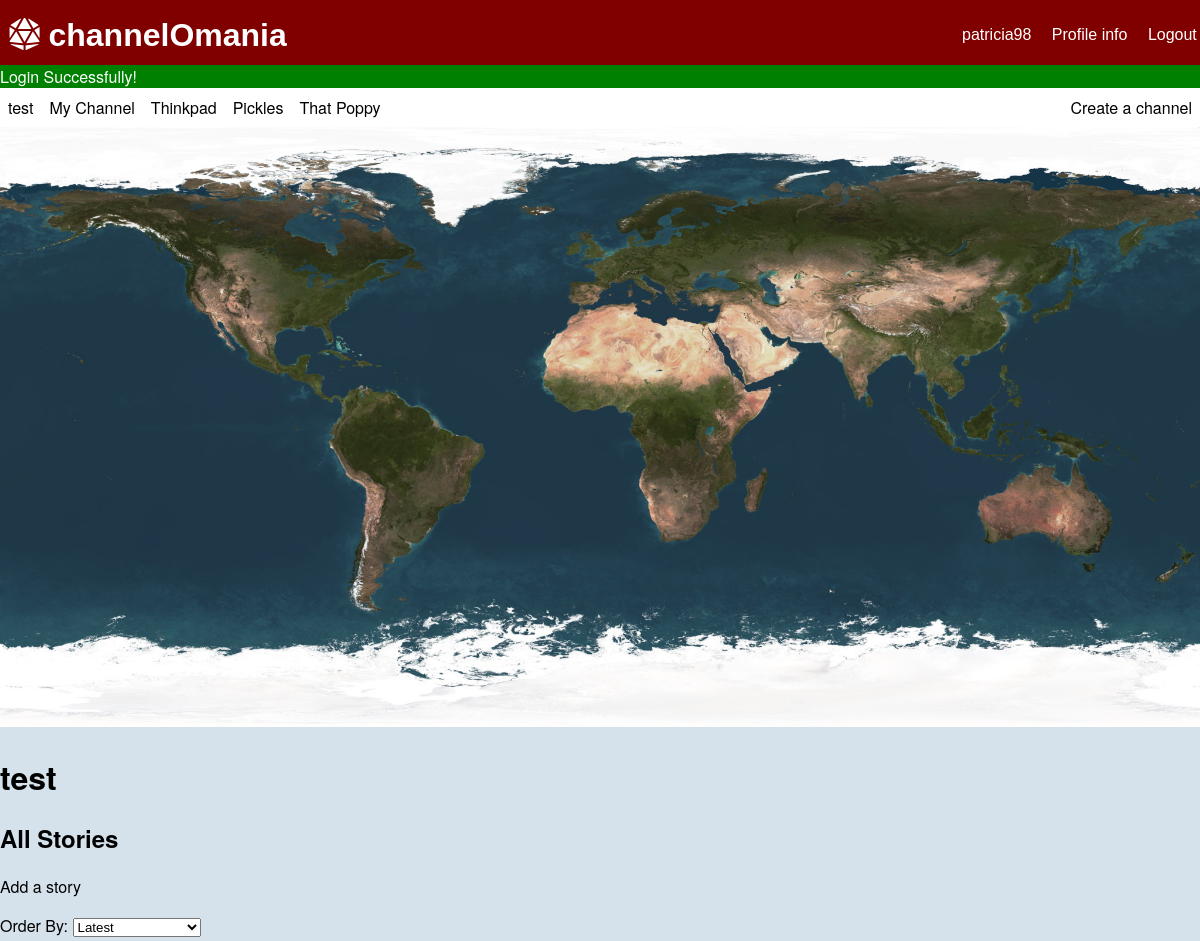
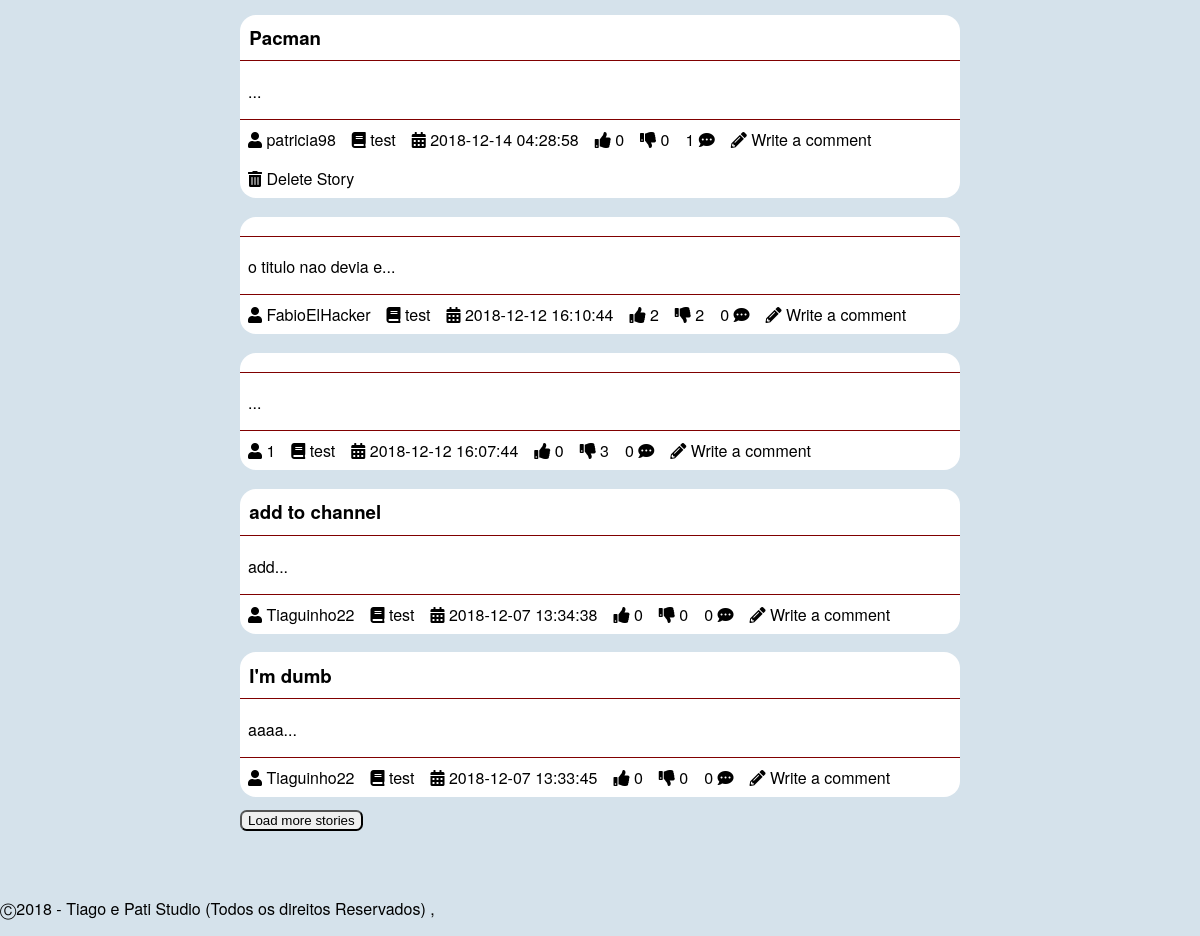
Page /pages/channel.php?channelId=1 (signed in) on the committed database (2 pictures, top to bottom).
### tables this page shows
CREATE TABLE "channel" (
	"ID"	INTEGER NOT NULL,
	"name"	TEXT NOT NULL,
	"coverImage"	TEXT,
	"author"	INTEGER NOT NULL,
	FOREIGN KEY("author") REFERENCES "user"("ID") ON DELETE Cascade ON UPDATE No Action,
	PRIMARY KEY("ID")
);

CREATE TABLE "story" (
	"storyID"	INTEGER NOT NULL,
	"title"	TEXT NOT NULL,
	"content"	TEXT NOT NULL,
	"upvotes"	INTEGER NOT NULL DEFAULT 0,
	"downvotes"	INTEGER NOT NULL DEFAULT 0,
	"author"	INTEGER NOT NULL,
	"date"	TEXT NOT NULL,
	"channel"	INTEGER NOT NULL,
	"image"	TEXT,
	PRIMARY KEY("storyID"),
	FOREIGN KEY("channel") REFERENCES "channel"("ID") ON DELETE Cascade ON UPDATE No Action,
	FOREIGN KEY("author") REFERENCES "user"("ID") ON DELETE Cascade ON UPDATE No Action
);

CREATE TABLE 'user'
(
	'ID' INTEGER NOT NULL PRIMARY KEY AUTOINCREMENT,
	'username' TEXT NOT NULL,
	'email' TEXT NOT NULL,
	'password' TEXT NOT NULL,
	'birth' TEXT ,
	'profilePic' TEXT,
	CONSTRAINT 'username' UNIQUE ('username')
);

### pages/channel.php (called while the page is built, shortened)
<?php
  include_once('../database/db_list.php');
  include_once('../templates/tpl_common.php');
  include_once('../templates/tpl_channel.php');
  draw_header();
  $storiesByChannel = getStoriesByChannel($_GET['channelId']);
  draw_channel($storiesByChannel);
  draw_footer();
?>

### database/db_list.php (called while the page is built, shortened)
<?php
function getStoriesByChannel($channelID,$sort='',$offset=0,$limit=5) {
  switch($sort){
    default:
      $order = 'storyID DESC';
      break;
  }
  $db = Database::instance()->db();
  $stmt = $db->prepare('SELECT *,(SELECT COUNT(*) FROM comment WHERE comment.story == storyID) AS n_comments,channel.name AS channelName FROM story INNER JOIN user ON user.ID == story.author INNER JOIN channel ON channel.ID == story.channel  WHERE story.channel == ? ORDER BY '.$order.' LIMIT ? OFFSET ?');
  $stmt->execute(array($channelID,$limit,$offset));
  return $stmt->fetchAll();
}
function listChannel() {
  $db = Database::instance()->db();
  $stmt = $db->prepare('SELECT * FROM channel');
  $stmt->execute();
  return $stmt->fetchAll();
}
?>

### database/db_channel.php (called while the page is built, shortened)
<?php
function getChannel($id){
  $db = Database::instance()->db();
  $stmt = $db->prepare('SELECT * FROM channel WHERE ID=?');
  $stmt->execute(array($id));
  return $stmt->fetch();
}
?>

### templates/tpl_mainpage.php (the view, shortened to what this page needs)
<?php include_once('../templates/tpl_story.php'); ?>
<?php function draw_story_list_item($story) { ?>
  <section id="story_preview">
    <h3><a href = "../pages/story.php?storyId=<?php echo($story['storyID']); ?>" ><?php echo($story['title']); ?></a></h3>
    <p><?php echo(substr($story['content'],0,20)); ?>...</p>
    <?php draw_story_info($story); ?>
  </section>
<?php } ?>
<?php function draw_story_info($story) { ?>
  <ul>
    <li><a href="../pages/profile.php?userId=<?php echo($story['storyAuthor']); ?>"><i class="fas fa-user"></i> <?php echo($story['username']); ?></a></li>
    <li><a href="../pages/channel.php?channelId=<?php echo($story['channel']); ?>"><i class="fas fa-book"></i> <?php echo($story['channelName']); ?></a></li>
    <li><i class="fas fa-calendar-alt"></i> <?php echo($story['date']); ?></li>
    <li class="nUpVote" data-id="<?php echo($story['storyID']); ?>"><i class="fas fa-thumbs-up"></i> <?php echo($story['upvotes']); ?></li>
    <li class="nDownVote" data-id="<?php echo($story['storyID']); ?>"><i class="fas fa-thumbs-down"></i> <?php echo($story['downvotes']); ?></li>
    <li><?php echo($story['n_comments']); ?> <i class="fas fa-comment-dots"></i></li>
    <li><a href="../pages/new_comment.php?storyId=<?php echo($story['storyID']); ?>"><i class="fas fa-pencil-alt"></i> Write a comment</a></li>
    <?php if($story['username'] == $_SESSION['username']) { ?>
      <li><a href="../actions/action_delete_story.php?storyId=<?php echo($story['storyID']); ?>&csrf=<?php echo($_SESSION['csrf']); ?>"><i class="fas fa-trash-alt"></i> Delete Story</a></li>
    <?php } ?>
  </ul>
<?php } ?>

### templates/tpl_common.php (shortened to what this page needs)
<?php function draw_header(){
?>
<!DOCTYPE html>
<html lang="en-US">
  <head>
    <link href="../css/style.css" rel="stylesheet">
    <link rel="stylesheet" href="https://use.fontawesome.com/releases/v5.5.0/css/all.css">
  </head>
  <body>
    <header class="header">
      <?php if(isset($_SESSION['username'])){ ?>
        <div id='options'>
          <a href="../pages/profile.php"><?php echo($_SESSION['username']) ?></a>
          <a href="../pages/profile.php">Profile info</a>
          <a href="../actions/action_logout.php">Logout</a>
        </div>
      <?php } ?>
      <h1><a href="mainpage.php"><i class="fas fa-dice-d20"></i> channelOmania</a></h1>
    </header>
    <?php if (isset($_SESSION['messages'])) {?>
      <section id="messages">
        <?php foreach($_SESSION['messages'] as $message) { ?>
          <div class="<?=$message['type']?>"><?=$message['content']?></div>
        <?php } ?>
      </section>
    <?php unset($_SESSION['messages']); } ?>
<?php } ?>
<?php function draw_footer(){
  ?>
  <footer>
    <p>	&#9400;2018 - Tiago e Pati Studio (Todos os direitos Reservados) ,</p>
  </footer>
</body>
</html>
<?php }
 ?>

### templates/tpl_channel.php (shortened to what this page needs)
<?php include_once('../templates/tpl_mainpage.php'); ?>
<?php include_once('../database/db_channel.php'); ?>
<?php function draw_channel($storiesByChannel) { ?>
  <div id="list_channels">
    <p><a href = "../pages/new_channel.php" >Create a channel</a></p>
    <?php $channels = listChannel(); ?>
    <ul>
    <?php foreach($channels as $channel_list) { ?>
      <li><a href = "../pages/channel.php?channelId=<?php echo($channel_list['ID']); ?>" ><?php echo($channel_list['name']); ?></a></li>
    <?php } ?>
    </ul>
  </div>
  <?php $currentChannel = getChannel($_GET['channelId']); ?>
  <div id="cover"><img id="cover_image" src="../files/croppedCover/<?php if($currentChannel['coverImage']!="") { echo($currentChannel['coverImage']); } else {?>default.png<?php } ?>"
    alt="<?php echo($currentChannel['name']); ?>'s cover image"></div>
  <h1><?php echo($currentChannel['name']); ?></h1>
  <section id="channelStories" data-id="<?php echo $_GET['channelId'] ?>">
    <h2>All Stories</h2>
    <p><a href = "../pages/new_story.php?channelId=<?php echo($_GET['channelId']); ?>" >Add a story</a></p>
    <?php draw_story_list($storiesByChannel); ?>
  </section>
<?php } ?>

### templates/tpl_story.php (shortened to what this page needs)
<?php include_once('../templates/tpl_mainpage.php'); ?>
<?php include_once('../database/db_list.php'); ?>
<?php function draw_story_list($storyInfo) { ?>
  <p id="order">Order By:
  <select id='orderSelector'>
    <option value="mRecent">Latest</option>
  </select></p>
  <section id="storyList">
  <?php foreach($storyInfo as $story) { ?>
    <?php draw_story_list_item($story); ?>
  <?php } ?>
  </section>
  <button id="btnLoadStories">Load more stories</button>
<?php } ?>

### css/style.css (style rules this page uses)
body { font-family: IBMPlexSans, Helvetica Neue, Segoe UI, Helvetica, Verdana, Arial, sans-serif; background-color: #D5E2EB; margin: 0; }
ul { display: flex; flex-wrap: wrap; flex-direction: row; padding: 0; margin: 0; }
li { text-align: center; list-style-type: none; padding: 0.5em; }
a:link, a:visited { color: black; text-decoration: none; }
#list_channels { background-color: white; position: relative; }
#list_channels p { float: right; margin: 0; }
#list_channels li a, #list_channels p a { padding: 0.5em; display: block; }
#list_channels li, #list_channels p { padding: 0; }
.header { background-color: #800000; padding: 0.2em; position: relative; }
#cover { width: 100%; }
#cover_image { height: 200; width: 100%; }
.header a { color: white; font-family: Helvetica; }
.header h1 { margin: 0.2em; }
#options { float: right; height: 0; }
article, #story_preview { background-color: white; width: 60%; margin: auto; border-radius: 1em; }
article header, #story_preview h3 { margin-top: 1em; padding: 0.5em; border-bottom: 1px solid #800000; }
article header a, #story_preview h3 a { font-weight: bold; }
article p, #story_preview p { padding-left: 0.5em; }
article footer, #story_preview ul { padding: 0; border-top: 1px solid #800000; }
#messages .success { background-color: green; color: white; }
.header div { margin-top: 1.2em; }
.header div a { list-style-type: none; padding-left: 1em; }
#btnLoadComments, #btnLoadStories { margin-top: 1em; margin-left: 20%; border-radius: 0.5em; }
footer { clear: left; bottom: auto; padding-top: 50px; }

### rows in the picture
channel: name "test", coverImage+name (picture)
channel: name "My Channel"
channel: name "Thinkpad"
channel: name "Pickles"
channel: name "That Poppy"
story: title "Pacman", author.username "patricia98", channel.name "test", date "2018-12-14 04:28:58", upvotes "0", downvotes "0", n_comments "1"
story: content "o titulo nao devia e", author.username "FabioElHacker", channel.name "test", date "2018-12-12 16:10:44", upvotes "2", downvotes "2", n_comments "0"
story: author.username "1", channel.name "test", date "2018-12-12 16:07:44", upvotes "0", downvotes "3", n_comments "0"
story: title "add to channel", content "add", author.username "Tiaguinho22", channel.name "test", date "2018-12-07 13:34:38", upvotes "0", downvotes "0", n_comments "0"
story: title "I'm dumb", content "aaaa", author.username "Tiaguinho22", channel.name "test", date "2018-12-07 13:33:45", upvotes "0", downvotes "0", n_comments "0"

### other values in the picture
$_SESSION['username'] "patricia98"
$message['content'] "Login Successfully!"
